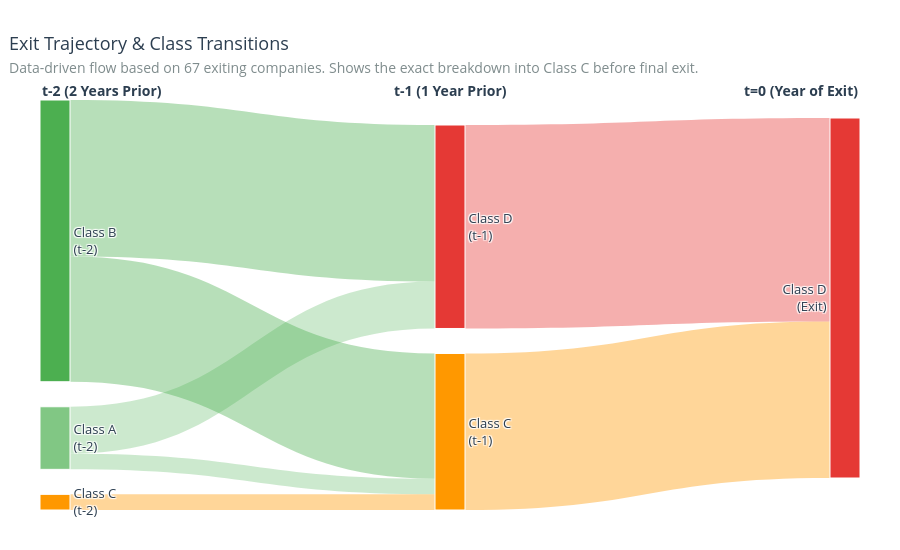

The notebook cell this image was saved under:
### Code cell
TARGET   = "financial_health_class"
YEAR_COL = "fiscal_year"

# DATA PREP — same as before

df     = train_df.copy()
ID_COL = "company_id" if "company_id" in df.columns else "proxy_id"
if ID_COL == "proxy_id":
    df["proxy_id"] = df[["province", "ateco_sector", "legal_form"]].astype(str).agg("_".join, axis=1)

max_year = df[YEAR_COL].max()
last_year_per_co    = df.groupby(ID_COL)[YEAR_COL].max().rename("last_year")
df                  = df.merge(last_year_per_co, on=ID_COL, how="left")
df["is_early_exit"] = (df["last_year"] < max_year).astype(int)
df["is_exit_year"]  = ((df[YEAR_COL] == df["last_year"]) & (df["is_early_exit"] == 1)).astype(int)

exit_cos = df[df["is_early_exit"] == 1][ID_COL].unique()
exit_df  = df[df[ID_COL].isin(exit_cos)].copy()
exit_df["years_to_exit"] = exit_df.groupby(ID_COL)[YEAR_COL].transform(lambda x: x - x.max())

n_exit_cos = len(exit_cos)
years      = sorted(df[YEAR_COL].unique())

# ANALYSIS 1: Full panel — class distribution per year
# Splits each year into: surviving companies vs exiting companies
# Shows exactly when exits happen and what class they were

CLASS_ORDER  = ["A", "B", "C", "D"]
CLASS_COLORS = {"A": "#27AE60", "B": "#2980B9", "C": "#E67E22", "D": "#C0392B"}

# For each fiscal year: split survivors vs exiters
panel_data = []
for yr in years:
    yr_df = df[df[YEAR_COL] == yr]
    for group_label, group_mask in [
        ("Survivors", yr_df["is_early_exit"] == 0),
        ("Exiters",   yr_df["is_early_exit"] == 1),
    ]:
        subset = yr_df[group_mask]
        if subset.empty:
            continue
        dist = subset[TARGET].value_counts(normalize=True).mul(100).round(1)
        panel_data.append({
            "year":  yr,
            "group": group_label,
            "n":     len(subset),
            **{cls: dist.get(cls, 0.0) for cls in CLASS_ORDER}
        })

panel_df = pd.DataFrame(panel_data)
print("=== FULL PANEL: CLASS DISTRIBUTION PER YEAR × GROUP ===\n")
print(panel_df.to_string(index=False))

# ANALYSIS 2: For exiting companies only — what class were they
# in EACH year they were observed (not just exit year)
# This is the true longitudinal trajectory

print("\n=== EXIT COHORT: CLASS DISTRIBUTION BY YEARS_TO_EXIT ===\n")
traj_rows = []
for lag in sorted(exit_df["years_to_exit"].unique()):
    subset = exit_df[exit_df["years_to_exit"] == lag]
    dist   = subset[TARGET].value_counts(normalize=True).mul(100).round(1)
    label  = f"t={lag:+d}" if lag != 0 else "t=0 (exit)"
    traj_rows.append({"lag": lag, "label": label, "n": len(subset),
                      **{cls: dist.get(cls, 0.0) for cls in CLASS_ORDER}})
    print(f"{label:15s} | n={len(subset):3d} | " +
          " | ".join([f"{cls}={dist.get(cls,0):5.1f}%" for cls in CLASS_ORDER]))

traj_df = pd.DataFrame(traj_rows).sort_values("lag")

# ANALYSIS 3: Transition matrix — what class was each exiting
# company in year t-1 vs year t (exit)?
# Shows exactly which path each company took to reach D

print("\n=== TRANSITION MATRIX: CLASS AT t-1 → CLASS AT EXIT (t=0) ===\n")

t0   = exit_df[exit_df["years_to_exit"] == 0][[ID_COL, TARGET]].rename(columns={TARGET: "class_t0"})
tm1  = exit_df[exit_df["years_to_exit"] == -1][[ID_COL, TARGET]].rename(columns={TARGET: "class_tm1"})
trans = tm1.merge(t0, on=ID_COL, how="inner")
matrix = pd.crosstab(trans["class_tm1"], trans["class_t0"],
                     rownames=["t-1"], colnames=["t=0 (exit)"])
print(matrix)
print(f"\nTotal companies with both t-1 and t=0: {len(trans)}")
print(f"Came from C at t-1: {(trans['class_tm1']=='C').sum()} "
      f"({(trans['class_tm1']=='C').mean()*100:.1f}%)")
print(f"Came from D at t-1: {(trans['class_tm1']=='D').sum()} "
      f"({(trans['class_tm1']=='D').mean()*100:.1f}%)")

# MASTER CHART: Dynamic Sankey Diagram (Distribution + Transitions)
# Fonde l'analisi longitudinale e la matrice di transizione in un 
# unico flusso visivo calcolato dinamicamente sui dati reali.

# 1. Calcoliamo la composizione di partenza a t-2 (Normalizzata a 100%)
dist_t2 = exit_df[exit_df["years_to_exit"] == -2][TARGET].value_counts(normalize=True) * 100

# 2. Otteniamo le probabilità di transizione reali da t-2 a t-1
t2 = exit_df[exit_df["years_to_exit"] == -2][[ID_COL, TARGET]].rename(columns={TARGET: "c_t2"})
t1 = exit_df[exit_df["years_to_exit"] == -1][[ID_COL, TARGET]].rename(columns={TARGET: "c_t1"})
trans_21 = t2.merge(t1, on=ID_COL, how="inner")

# 3. Mappatura fissa dei nodi basata sulle classi che sappiamo essere popolate
node_map = {
    ("t-2", "A"): 0, 
    ("t-2", "B"): 1, 
    ("t-2", "C"): 2,
    ("t-1", "C"): 3, 
    ("t-1", "D"): 4,
    ("t0",  "D"): 5
}

labels = [
    "Class A<br>(t-2)", "Class B<br>(t-2)", "Class C<br>(t-2)",
    "Class C<br>(t-1)", "Class D<br>(t-1)",
    "Class D<br>(Exit)"
]

node_colors = [
    "#81C784", "#4CAF50", "#FF9800",
    "#FF9800", "#E53935",
    "#E53935"
]

source = []
target = []
value  = []

# Tracciamo i flussi in ingresso a t-1 per garantire la conservazione della massa visiva
inflow_t1 = {"C": 0.0, "D": 0.0}

# STEP A: Flussi da t-2 a t-1 (Calcolati sulle probabilità reali del tuo dataset)
for cls_2 in ["A", "B", "C"]:
    pct_t2 = dist_t2.get(cls_2, 0)
    if pct_t2 == 0: continue
    
    subset = trans_21[trans_21["c_t2"] == cls_2]
    if len(subset) == 0:
        # Se non ci sono dati appaiati storici, mandiamo in fallback proporzionale a C
        source.append(node_map[("t-2", cls_2)])
        target.append(node_map[("t-1", "C")])
        value.append(pct_t2)
        inflow_t1["C"] += pct_t2
    else:
        # Calcola le probabilità di transizione esatte per questa classe
        split = subset["c_t1"].value_counts(normalize=True)
        for cls_1, fraction in split.items():
            if ("t-1", cls_1) in node_map:
                val = pct_t2 * fraction
                source.append(node_map[("t-2", cls_2)])
                target.append(node_map[("t-1", cls_1)])
                value.append(val)
                inflow_t1[cls_1] += val

# STEP B: Flussi da t-1 a t=0 (Exit Year)
# Tutto ciò che è arrivato a t-1 confluisce nel nodo finale D a t=0
for cls_1 in ["C", "D"]:
    val = inflow_t1[cls_1]
    if val > 0:
        source.append(node_map[("t-1", cls_1)])
        target.append(node_map[("t0", "D")])
        value.append(val)

# Coloriamo i nastri in base al nodo di origine
link_color_map = {
    "A": "rgba(129, 199, 132, 0.4)",
    "B": "rgba(76, 175, 80, 0.4)",
    "C": "rgba(255, 152, 0, 0.4)",
    "D": "rgba(229, 57, 53, 0.4)"
}

link_colors = []
for s in source:
    class_letter = labels[s].split(" ")[1].split("<")[0]
    link_colors.append(link_color_map[class_letter])

# Generazione Grafico Plotly
fig = go.Figure(data=[go.Sankey(
    arrangement="perpendicular",
    node = dict(
        pad = 25,
        thickness = 30,
        line = dict(color = "white", width = 1),
        label = labels,
        color = node_colors,
        hovertemplate='%{label}<br>%{value:.1f}% of cohort<extra></extra>'
    ),
    link = dict(
        source = source,
        target = target,
        value = value,
        color = link_colors,
        hovertemplate='Flow: %{source.label} → %{target.label}<br>%{value:.1f}%<extra></extra>'
    )
)])

fig.update_layout(
    title=dict(
        text="Exit Trajectory & Class Transitions<br>"
             "<span style='font-size:14px;font-weight:normal;color:#7F8C8D;'>"
             f"Data-driven flow based on {n_exit_cos} exiting companies. Shows the exact breakdown into Class C before final exit.</span>",
        font=dict(size=18, color="#2C3E50"),
        x=0.01
    ),
    font=dict(size=13, color="#2C3E50"),
    paper_bgcolor="white",
    plot_bgcolor="white",
    margin=dict(t=100, l=40, r=40, b=40),
    height=550, 
    width=900
)

fig.add_annotation(x=0.0, y=1.05, text="<b>t-2 (2 Years Prior)</b>", showarrow=False, xref="paper", yref="paper", font=dict(size=14))
fig.add_annotation(x=0.5, y=1.05, text="<b>t-1 (1 Year Prior)</b>", showarrow=False, xref="paper", yref="paper", font=dict(size=14))
fig.add_annotation(x=1.0, y=1.05, text="<b>t=0 (Year of Exit)</b>", showarrow=False, xref="paper", yref="paper", font=dict(size=14))

p_sankey = os.path.join(OUTPUT_PATH, "master_trajectory_sankey.png")
fig.write_image(p_sankey, scale=2)
with open(p_sankey + ".meta.json", "w") as f:
    json.dump({
        "caption": "Data-driven Pre-Exit Class Trajectory",
        "description": "Sankey diagram combining class distribution and transition matrix flows based on train_df."
    }, f)

fig.show()

print(f"\n=== SUMMARY FOR SLIDES ===")
print(f"Exit rate:            {n_exit_cos}/{df[ID_COL].nunique()} = {n_exit_cos/df[ID_COL].nunique()*100:.1f}%")
print(f"Master Sankey Chart generated based on {len(trans_21)} paired t-2->t-1 transitions and marginal distributions.")

### Figure 1 — Plotly figure (JSON) as saved in the notebook; plotly's stock layout.template omitted (floating-point values rounded to 4 significant figures)
{"data": [{"arrangement": "perpendicular", "link": {"color": ["rgba(129, 199, 132, 0.4)", "rgba(129, 199, 132, 0.4)", "rgba(76, 175, 80, 0.4)", "rgba(76, 175, 80, 0.4)", "rgba(255, 152, 0, 0.4)", "rgba(255, 152, 0, 0.4)", "rgba(229, 57, 53, 0.4)"], "hovertemplate": "Flow: %{source.label} → %{target.label}<br>%{value:.1f}%<extra></extra>", "source": [0, 0, 1, 1, 2, 3, 4], "target": [4, 3, 4, 3, 3, 5, 5], "value": [13.04, 4.348, 43.48, 34.78, 4.348, 43.48, 56.52]}, "node": {"color": ["#81C784", "#4CAF50", "#FF9800", "#FF9800", "#E53935", "#E53935"], "hovertemplate": "%{label}<br>%{value:.1f}% of cohort<extra></extra>", "label": ["Class A<br>(t-2)", "Class B<br>(t-2)", "Class C<br>(t-2)", "Class C<br>(t-1)", "Class D<br>(t-1)", "Class D<br>(Exit)"], "line": {"color": "white", "width": 1}, "pad": 25, "thickness": 30}, "type": "sankey"}], "layout": {"annotations": [{"font": {"size": 14}, "showarrow": false, "text": "<b>t-2 (2 Years Prior)</b>", "x": 0, "xref": "paper", "y": 1.05, "yref": "paper"}, {"font": {"size": 14}, "showarrow": false, "text": "<b>t-1 (1 Year Prior)</b>", "x": 0.5, "xref": "paper", "y": 1.05, "yref": "paper"}, {"font": {"size": 14}, "showarrow": false, "text": "<b>t=0 (Year of Exit)</b>", "x": 1, "xref": "paper", "y": 1.05, "yref": "paper"}], "font": {"color": "#2C3E50", "size": 13}, "height": 550, "margin": {"b": 40, "l": 40, "r": 40, "t": 100}, "paper_bgcolor": "white", "plot_bgcolor": "white", "title": {"font": {"color": "#2C3E50", "size": 18}, "text": "Exit Trajectory & Class Transitions<br><span style='font-size:14px;font-weight:normal;color:#7F8C8D;'>Data-driven flow based on 67 exiting companies. Shows the exact breakdown into Class C before final exit.</span>", "x": 0.01}, "width": 900}}
